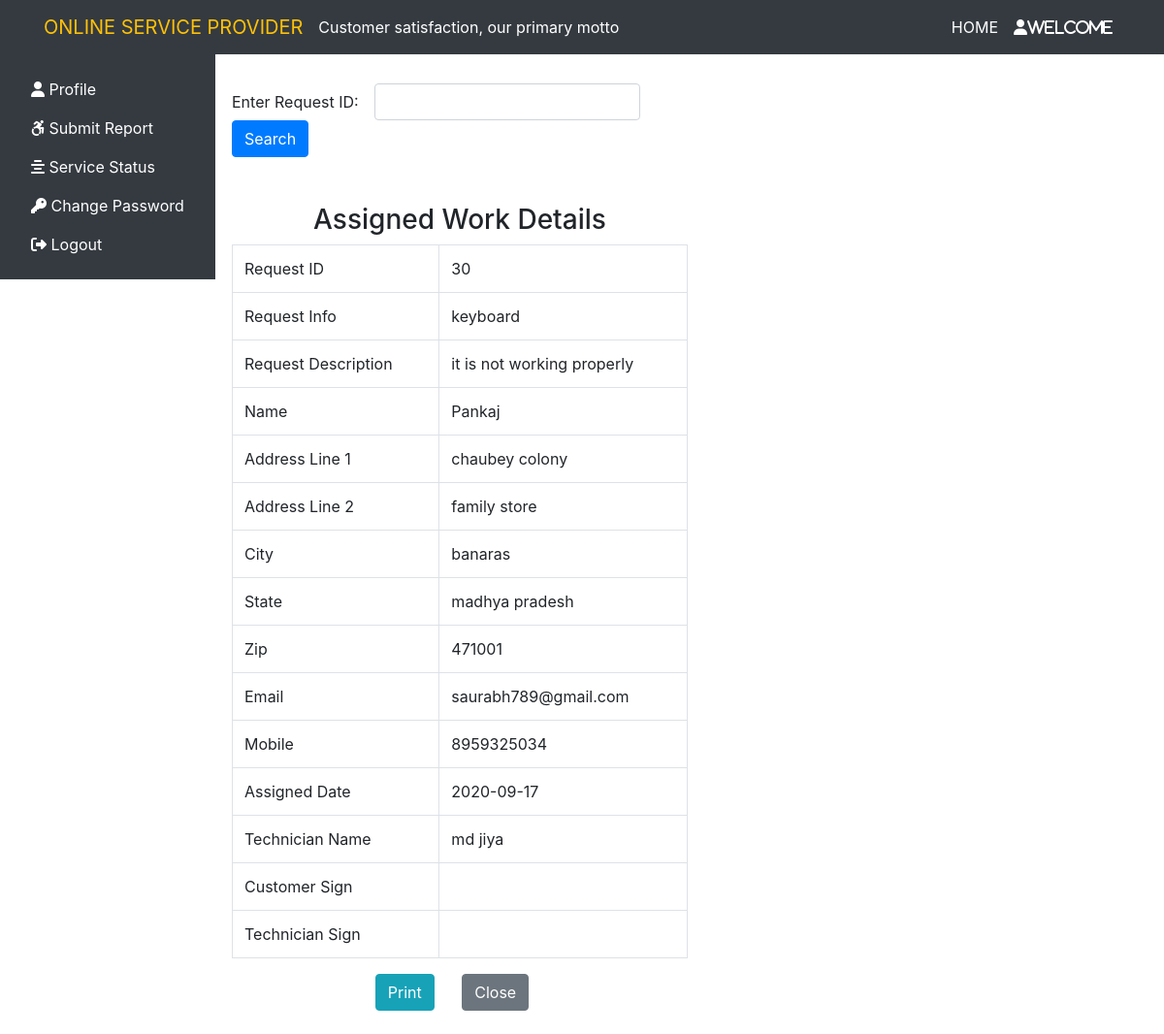
The app's page /requester/servicestatus.php?checkid=30 with its own data.
### tables this page shows
CREATE TABLE `assign_tech` (
  `no` int(11) NOT NULL,
  `id` int(11) NOT NULL,
  `info` varchar(255) NOT NULL,
  `description` varchar(255) NOT NULL,
  `name` varchar(50) NOT NULL,
  `address1` varchar(255) NOT NULL,
  `address2` varchar(255) NOT NULL,
  `city` varchar(50) NOT NULL,
  `state` varchar(255) NOT NULL,
  `zip` varchar(14) NOT NULL,
  `email` varchar(255) NOT NULL,
  `mobile` varchar(50) NOT NULL,
  `assigntech` varchar(50) NOT NULL,
  `date` date NOT NULL
);

### requester/servicestatus.php (the view, shortened to what this page needs)
<?php include "header.php"; ?>
<html>
<body>
 <?php include "navigation.php";?>
<div class="margin4">
<div class="col-sm-6 mt-5  mx-4">
  <form action="" class="mt-3 form-inline d-print-none">
    <div class="form-group mr-3">
      <label for="">Enter Request ID: </label>
      <input type="text" class="form-control ml-3" id="checkid" name="checkid">
    </div>
    <button type="submit" class="btn btn-primary" name="submit">Search</button>
  </form>
  <?php
  if (isset($_REQUEST['checkid'])) {
    if ($_REQUEST['checkid']=="") {
      echo "<div class='alert alert-warning mt-4'>Enter Request ID First</div>";
    }else{
    $sql="SELECT * FROM `assign_tech` WHERE `id`= {$_REQUEST['checkid']}";
    $result = mysqli_query($con,$sql);
    $run = mysqli_fetch_assoc($result);
    if (($run['id']== $_REQUEST['checkid'])) {
   ?>
   <div class='margin5'>
  <h3 class="text-center mt-5">Assigned Work Details</h3>
  <table class="table table-bordered ">
    <tbody>
      <tr>
        <td>Request ID</td>
        <td>
          <?php if(isset($run['id'])) {
            echo $run['id'];
          } ?>
        </td>
      </tr>
      <tr>
        <td>Request Info</td>
        <td>
          <?php if(isset($run['info'])) {
            echo $run['info'];
          } ?>
        </td>
      </tr>
      <tr>
        <td>Request Description</td>
        <td>
          <?php if(isset($run['description'])) {
            echo $run['description'];
          } ?>
        </td>
      </tr>
      <tr>
        <td>Name</td>
        <td>
          <?php if(isset($run['name'])) {
            echo $run['name'];
          } ?>
        </td>
      </tr>
      <tr>
        <td>Address Line 1</td>
        <td>
          <?php if(isset($run['address1'])) {
            echo $run['address1'];
          } ?>
        </td>
      </tr>
      <tr>
        <td>Address Line 2</td>
        <td>
          <?php if(isset($run['address2'])) {
            echo $run['address2'];
          } ?>
        </td>
      </tr>
      <tr>
        <td>City</td>
        <td>
          <?php if(isset($run['city'])) {
            echo $run['city'];
          } ?>
        </td>
      </tr>
      <tr>
        <td>State</td>
        <td>
          <?php if(isset($run['state'])) {
            echo $run['state'];
          } ?>
        </td>
      </tr>
      <tr>
        <td>Zip</td>
        <td>
          <?php if(isset($run['zip'])) {
            echo $run['zip'];
          } ?>
        </td>
      </tr>
      <tr>
        <td>Email</td>
        <td>
          <?php if(isset($run['email'])) {
            echo $run['email'];
          } ?>
        </td>
      </tr>
      <tr>
        <td>Mobile</td>
        <td>
          <?php if(isset($run['mobile'])) {
            echo $run['mobile'];
          } ?>
        </td>
      </tr>
      <tr>
        <td>Assigned Date</td>
        <td>
          <?php if(isset($run['date'])) {
            echo $run['date'];
          } ?>
        </td>
      </tr>
      <tr>
        <td>Technician Name</td>
        <td>
          <?php if(isset($run['assigntech'])) {
            echo $run['assigntech'];
          } ?>
        </td>
      </tr>
      <tr>
        <td>Customer Sign</td>
        <td>
        </td>
      </tr>
      <tr>
        <td>Technician Sign</td>
        <td>
        </td>
      </tr>
       </tbody>
  </table>
</div>
  <div class="text-center">
   <tr><td> <form class="d-print-none d-inline mr-3" >
    <div class="float-center">
    	<input class="btn btn-info mr-4" type="submit" value="Print" onClick="window.print()">
    </form></td></tr>
   <tr><td> <form class="d-print-none d-inline mr-3" action="servicestatus.php">
    	<input class="btn btn-secondary" type="submit" value="Close">
    </form></td></tr></div>
<?php } else{
 echo "<div class='alert alert-info mt-4'> Your Request is Still Pending</div>";
}
}
}?>
</div>
</div>
</body>
</html>

### requester/style2.css (style rules this page uses)
.margin4 { margin-left: 200px; margin-top: -250px; }

### records on screen
assign_tech: id "30", info "keyboard", description "it is not working properly", name "Pankaj", address1 "chaubey colony", address2 "family store", city "banaras", state "madhya pradesh", zip "471001", email "saurabh789@gmail.com", mobile "8959325034", date "2020-09-17", assigntech "md jiya"
